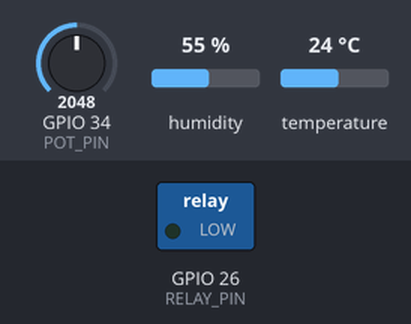
Bench run of a program on a simulated ESP32. Shown: switched loads named in the program (green lamp = pin HIGH). Inputs (shaded band) come from the test bench; at power-on: GPIO 34 (POT_PIN) = 2048, humidity 55 %, temperature 24 °C. WiFi joins after 1.5 s; servers stay silent unless stated; no MQTT or app messages arrive unless stated; not simulated (calls return 0 or success): credentials.h; what the program prints to the serial monitor is not drawn.

Above: at 0.0 s.
Timing chart, 0 to 4.6 s (numbered marks = the images above):
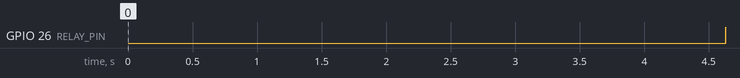

The program:

main.cpp
```cpp
#include <Arduino.h>
#include <credentials.h>
#include <DHT.h>
#include <WiFiClientSecure.h>
#include <PubSubClient.h>

#define POT_PIN 34
#define DHT_PIN 4
#define DHT_TYPE DHT11
#define RELAY_PIN 26
#define RELAY_ON  HIGH   // contact closed
#define RELAY_OFF LOW  // contact open

// Constants
const char* WIFI_SSID = wifi_ssid;
const char* WIFI_PASSWORD = wifi_password;
const char* MQTT_BROKER = "cc4de1ff17b64436a3537d3ab69baad9.s1.eu.hivemq.cloud";
const int MQTT_PORT = 8883;
const char* MQTT_USER = mqtt_user;
const char* MQTT_PASS = mqtt_password;

const char* TOPIC_TELEMETRY = "iot/supanat-p/esp32-electrical-protect/telemetry";
const char* TOPIC_ALERT     = "iot/supanat-p/esp32-electrical-protect/alert";
const char* TOPIC_COMMAND   = "iot/supanat-p/esp32-electrical-protect/command";

const int ADC_MAX = 4095;
const int ADC_MIN = 0;
const float LOAD_MAX = 100.0;
const float LOAD_MIN = 0;
const float LOAD_WARNING = 85.0;
const float LOAD_TRIP    = 95.0;
const float TEMP_TRIP    = 45.0;
const long READ_INTERVAL = 2000; // Read every 2 seconds

// Timing
unsigned long lastRead = 0;

// enum
enum SystemState {
  NORMAL,
  WARNING,
  TRIPPED,
  LOCKOUT
};

SystemState currentState = NORMAL;
SystemState previousState = NORMAL;

// Function Declarations
float readLoad();
float readTemperature();
void controlRelay(bool deactivate);
void evaluateState(float load, float temp);
void publishTelemetry(float load, float temp);
void publishAlert();
void mqttCallback(const char* topic, byte* payload, unsigned int length);
void handleSerialCommand();
void connectWifi();
void reconnectMQTT();
void printStatus(float load, float temp);
const char* stateToString(SystemState state);

// Objects
DHT dht(DHT_PIN, DHT_TYPE);
WiFiClientSecure wifiClient;
PubSubClient mqtt(wifiClient);

void setup() {
  Serial.begin(115200);
  delay(1000);

  connectWifi();
  wifiClient.setInsecure();
  mqtt.setServer(MQTT_BROKER, MQTT_PORT);
  mqtt.setCallback(mqttCallback);
  dht.begin();
  pinMode(RELAY_PIN, OUTPUT);
  digitalWrite(RELAY_PIN, RELAY_OFF);
  Serial.println("=================================");
  Serial.println(" Electrical Protection Monitor  ");
  Serial.println("=================================");
  delay(2000);
}

void loop() {
  if (!mqtt.connected()) {
    reconnectMQTT();
  }
  mqtt.loop();
  handleSerialCommand();
  unsigned long now = millis();
  if (now - lastRead >= READ_INTERVAL) {
    lastRead = now;

    float load = readLoad();
    float temp = readTemperature();
    previousState = currentState;
    evaluateState(load, temp);
    bool fault = (currentState == TRIPPED || currentState == LOCKOUT);
    controlRelay(fault);

    publishTelemetry(load, temp);
    if (currentState != previousState) {
      publishAlert();
    }

    printStatus(load, temp);
  }
}

float readLoad() {
  long sum = 0;
  for  (int i = 0; i < 10; i++ ) {
    sum += analogRead(POT_PIN);
    delay(5);
  }
  int avgADC = sum / 10;
  float load = map(avgADC, ADC_MIN, ADC_MAX, 0, 1000) / 10.0;
  return constrain(load, LOAD_MIN, LOAD_MAX);
}

float readTemperature() {
  float temp = dht.readTemperature();
  if (isnan(temp)) {
    Serial.println("DHT11 read failed!");
    return NAN;
  }
  return temp;
}

void controlRelay (bool fault) {
digitalWrite(RELAY_PIN, fault ? RELAY_OFF : RELAY_ON);
}

void evaluateState(float load, float temp) {
  if (isnan(temp)) return; // skip this cycle
  switch (currentState) {
    case NORMAL:
      if (load > LOAD_TRIP || temp > TEMP_TRIP) {
        currentState = TRIPPED;
      }
      else if (load > LOAD_WARNING) {
        currentState = WARNING;
      }
      break;
    case WARNING:
      if (load > LOAD_TRIP || temp > TEMP_TRIP) {
        currentState = TRIPPED;
      }
      else if (load <= 80.0) {
        currentState = NORMAL;
      }
      break;
    case TRIPPED:
      currentState = LOCKOUT;
      break;
    case LOCKOUT:
      if (load < 30.0 && temp < 35.0) {
        currentState = NORMAL;
      }
      break;
  }
}

void publishTelemetry (float load, float temp) {
  if(!mqtt.connected()) return;

  char payload[192];
  snprintf(payload, sizeof(payload), "{ \"ts\": %lu, \"load_pct\": %.1f, \"temp_c\": %.1f, \"state\": \"%s\", \"relay\": \"%s\" }",
    millis() / 1000,
    load,
    isnan(temp) ? 0.0 : temp,
    stateToString(currentState),
    (currentState == TRIPPED || currentState == LOCKOUT) ? 0 : 1);

    mqtt.publish(TOPIC_TELEMETRY,payload);
    Serial.printf("Telemetry: %s\n", payload);
}

void publishAlert() {
  if (!mqtt.connected()) return;

  char payload[192];
  snprintf(payload, sizeof(payload),
    "{ \"ts\": %lu, \"event\": \"STATE CHANGE\", \"from\": \"%s\", \"to\": \"%s\" }",
    millis() / 1000,
    stateToString(previousState),
    stateToString(currentState)
  );

  mqtt.publish(TOPIC_ALERT, payload);
  Serial.printf("Alert: %s\n", payload);
}

void mqttCallback(const char* topic, byte* payload, unsigned int length) {
  char message[length + 1];
  memcpy(message, payload, length);
  message[length] = '\0';

  Serial.printf("Command received [%s]: %s\n", topic, message);
  if(strcmp(topic, TOPIC_COMMAND) == 0) {
    if (strcmp(message, "RESET") == 0) {
      if (currentState == LOCKOUT) {
        Serial.println(">>> MANUAL RESET received");
        previousState = currentState;
        currentState = NORMAL;
        publishAlert();
      } else {
        Serial.println(">>> Reset ignored — system not in LOCKOUT");
      }
    }
  }
}

void handleSerialCommand() {
  if (Serial.available() > 0) {
    char cmd = Serial.read();
    if (cmd == 'r' || cmd == 'R') {
      if (currentState == LOCKOUT) {
        Serial.println(">>> MANUAL RESET received");
        currentState = NORMAL;
        publishAlert();
      } else {
        Serial.println(">>> Reset ignored — system not in LOCKOUT");
      }
    }
  }
}

void connectWifi() {
  Serial.println("Connecting to Wifi ...");
  WiFi.begin(WIFI_SSID, WIFI_PASSWORD);
  while (WiFi.status() != WL_CONNECTED) {
    delay(500);
    Serial.print(".");
  }
  Serial.println("Wifi connected.");
}

void reconnectMQTT() {
    Serial.println("Attempting to MQTT...");
    if (mqtt.connect("esp32-electrical-protect",MQTT_USER, MQTT_PASS)) {
      Serial.println("MQTT connected");
      mqtt.subscribe(TOPIC_COMMAND);
      Serial.printf("Subscribed to: %s\n", TOPIC_COMMAND);
    }
    else {Serial.printf("MQTT connection failed, rc= %d", mqtt.state());
    delay(2000);
    }
}

void printStatus(float load, float temp) {
  Serial.printf(
    "{ \"ts\": %lu,\"load_pct\": %.1f, \"temp_c\": %.1f, \"state\": \"%s\", \"relay\": \"%s\" }\n",
    millis() / 1000,
    load,
    isnan(temp) ? 0.0 : temp,
    stateToString(currentState),
    (currentState == TRIPPED || currentState == LOCKOUT) ? 0 : 1
  );
}

const char* stateToString(SystemState state) {
  switch (state) {
    case NORMAL:  return "NORMAL";
    case WARNING: return "WARNING";
    case TRIPPED: return "TRIPPED";
    case LOCKOUT: return "LOCKOUT";
    default:      return "UNKNOWN";
  }
}
```

Measured:
- by itself, GPIO 26 (RELAY_PIN): LOW → HIGH at 4.6 s
